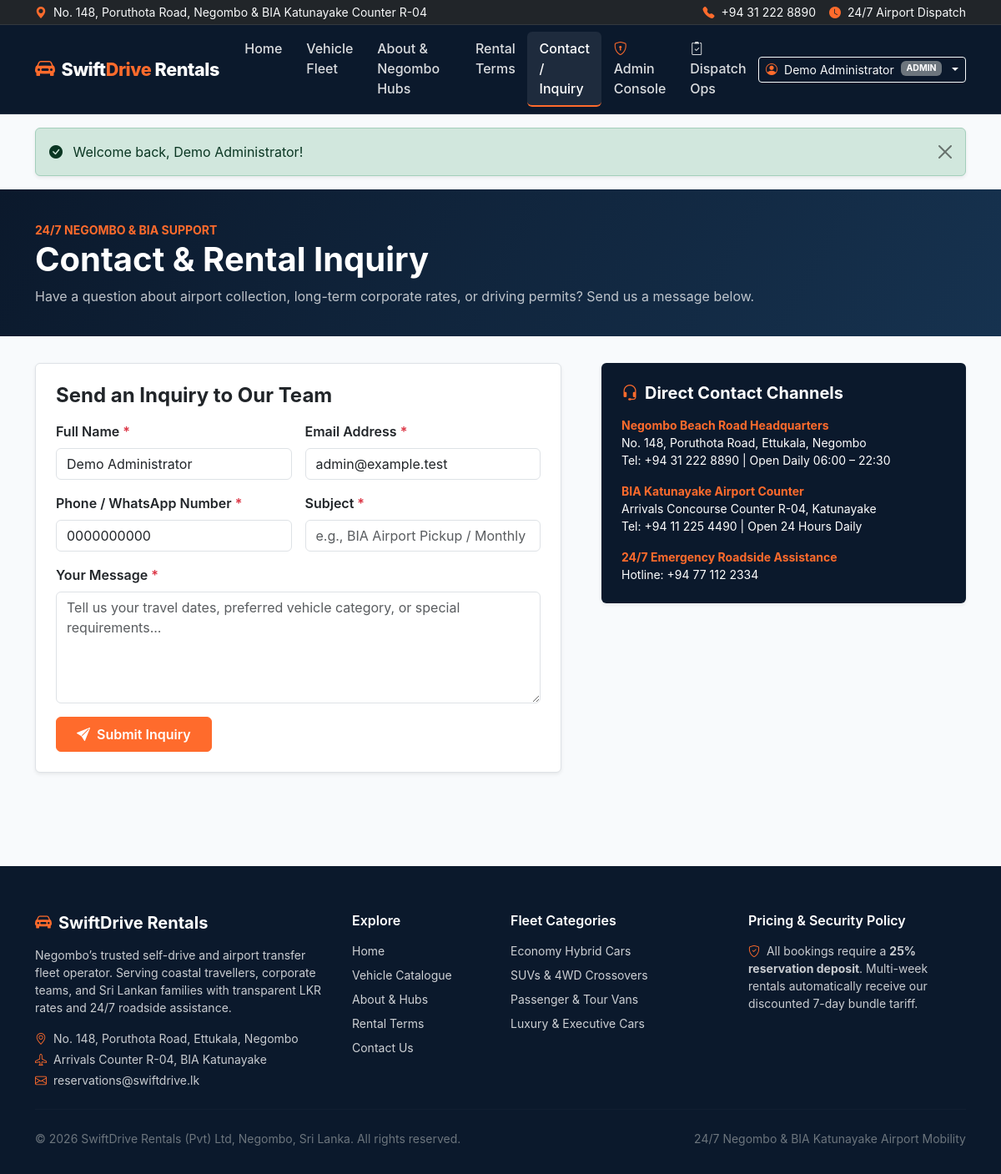
The app's page /contact.php (signed in) with its own data.
### tables this page shows
CREATE TABLE `users` (
    `id` INT UNSIGNED NOT NULL AUTO_INCREMENT,
    `full_name` VARCHAR(120) NOT NULL,
    `email` VARCHAR(160) NOT NULL,
    `phone` VARCHAR(30) NOT NULL,
    `nic_or_passport` VARCHAR(40) DEFAULT NULL,
    `license_number` VARCHAR(50) DEFAULT NULL,
    `address` VARCHAR(255) DEFAULT NULL,
    `password_hash` VARCHAR(255) NOT NULL,
    `role` ENUM('customer', 'staff', 'admin') NOT NULL DEFAULT 'customer',
    `is_active` TINYINT(1) NOT NULL DEFAULT 1,
    `created_at` DATETIME NOT NULL DEFAULT CURRENT_TIMESTAMP,
    `updated_at` DATETIME NOT NULL DEFAULT CURRENT_TIMESTAMP ON UPDATE CURRENT_TIMESTAMP,
    PRIMARY KEY (`id`),
    UNIQUE KEY `uq_users_email` (`email`),
    KEY `idx_users_role_active` (`role`, `is_active`)
);

### includes/helpers.php (called while the page is built, shortened)
<?php
function e(?string $value): string
{
    return htmlspecialchars((string)$value, ENT_QUOTES | ENT_SUBSTITUTE, 'UTF-8');
}
function get_flashes(): array
{
    $messages = $_SESSION['flash_messages'] ?? [];
    return $messages;
}
function base_prefix(): string
{
    $scriptName = str_replace('\\', '/', $_SERVER['SCRIPT_NAME'] ?? '');
    return '';
}
function url(string $path = ''): string
{
    $prefix = base_prefix();
    $cleanPath = ltrim($path, '/');
    return $prefix . $cleanPath;
}

### includes/auth.php (called while the page is built, shortened)
<?php
require_once __DIR__ . '/helpers.php';
function current_user(): ?array
{
    static $cachedUser = null;
    if ($cachedUser !== null && (int)$cachedUser['id'] === (int)$_SESSION['user_id']) {
        return $cachedUser;
    }
    $pdo = Database::getConnection();
    $stmt = $pdo->prepare('SELECT id, full_name, email, phone, nic_or_passport, license_number, address, role, is_active, created_at FROM users WHERE id = :id LIMIT 1');
    $stmt->execute(['id' => (int)$_SESSION['user_id']]);
    $user = $stmt->fetch();
    $cachedUser = $user;
    return $user;
}

### contact.php (the view, shortened to what this page needs)
<?php
require_once __DIR__ . '/includes/auth.php';
$user = current_user();
$formData = [
    'full_name' => $user['full_name'] ?? '',
    'email'     => $user['email'] ?? '',
    'phone'     => $user['phone'] ?? '',
    'subject'   => '',
    'message'   => '',
];
require_once __DIR__ . '/includes/header.php';
?>
<section class="page-header-band">
    <div class="container">
        <span class="text-orange fw-bold text-uppercase small">24/7 Negombo &amp; BIA Support</span>
        <h1 class="fw-bold mb-2">Contact &amp; Rental Inquiry</h1>
        <p class="mb-0 text-light opacity-75">Have a question about airport collection, long-term corporate rates, or driving permits? Send us a message below.</p>
    </div>
</section>
<div class="container pb-5">
    <div class="row g-4 g-lg-5">
        <div class="col-lg-7">
            <div class="card border shadow-sm">
                <div class="card-body p-4">
                    <h2 class="h4 fw-bold mb-3">Send an Inquiry to Our Team</h2>
                    <form action="<?= e(url('contact.php')) ?>" method="post" novalidate>
                        <div class="row g-3">
                            <div class="col-md-6">
                                <label for="full_name" class="form-label fw-semibold">Full Name <span class="text-danger">*</span></label>
                                <input type="text" id="full_name" name="full_name" class="form-control" value="<?= e($formData['full_name']) ?>" required>
                            </div>
                            <div class="col-md-6">
                                <label for="email" class="form-label fw-semibold">Email Address <span class="text-danger">*</span></label>
                                <input type="email" id="email" name="email" class="form-control" value="<?= e($formData['email']) ?>" required>
                            </div>
                            <div class="col-md-6">
                                <label for="phone" class="form-label fw-semibold">Phone / WhatsApp Number <span class="text-danger">*</span></label>
                                <input type="tel" id="phone" name="phone" class="form-control" placeholder="+94 77 123 4567" value="<?= e($formData['phone']) ?>" required>
                            </div>
                            <div class="col-md-6">
                                <label for="subject" class="form-label fw-semibold">Subject <span class="text-danger">*</span></label>
                                <input type="text" id="subject" name="subject" class="form-control" placeholder="e.g., BIA Airport Pickup / Monthly Lease" value="<?= e($formData['subject']) ?>" required>
                            </div>
                            <div class="col-12">
                                <label for="message" class="form-label fw-semibold">Your Message <span class="text-danger">*</span></label>
                                <textarea id="message" name="message" rows="5" class="form-control" placeholder="Tell us your travel dates, preferred vehicle category, or special requirements..." required><?= e($formData['message']) ?></textarea>
                            </div>
                            <div class="col-12">
                                <button type="submit" class="btn btn-accent px-4 py-2">
                                    <i class="bi bi-send-fill me-2"></i>Submit Inquiry
                                </button>
                            </div>
                        </div>
                    </form>
                </div>
            </div>
        </div>
        <div class="col-lg-5">
            <div class="card border-0 shadow-sm bg-navy text-white p-4 mb-4">
                <h3 class="h5 fw-bold mb-3"><i class="bi bi-headset text-orange me-2"></i>Direct Contact Channels</h3>
                <div class="d-flex flex-column gap-3 small">
                    <div>
                        <strong class="d-block text-orange">Negombo Beach Road Headquarters</strong>
                        No. 148, Poruthota Road, Ettukala, Negombo<br>
                        Tel: +94 31 222 8890 | Open Daily 06:00 – 22:30
                    </div>
                    <div>
                        <strong class="d-block text-orange">BIA Katunayake Airport Counter</strong>
                        Arrivals Concourse Counter R-04, Katunayake<br>
                        Tel: +94 11 225 4490 | Open 24 Hours Daily
                    </div>
                    <div>
                        <strong class="d-block text-orange">24/7 Emergency Roadside Assistance</strong>
                        Hotline: +94 77 112 2334
                    </div>
                </div>
            </div>
        </div>
    </div>
</div>
<?php require_once __DIR__ . '/includes/footer.php'; ?>

### includes/header.php (shortened to what this page needs)
<?php
require_once __DIR__ . '/auth.php';
$currentUser = current_user();
$currentPage = basename($_SERVER['SCRIPT_NAME'] ?? 'index.php');
$currentDir  = basename(dirname($_SERVER['SCRIPT_NAME'] ?? ''));
$flashes     = get_flashes();
?>
<!DOCTYPE html>
<html lang="en">
<head>
    <link href="https://cdn.jsdelivr.net/npm/bootstrap@5.3.3/dist/css/bootstrap.min.css" rel="stylesheet">
    <link href="https://cdn.jsdelivr.net/npm/bootstrap-icons@1.11.3/font/bootstrap-icons.min.css" rel="stylesheet">
    <link href="<?= e(url('assets/css/style.css')) ?>" rel="stylesheet">
</head>
<body>
<div class="bg-dark text-light py-1 small border-bottom border-secondary border-opacity-25 no-print">
    <div class="container d-flex flex-wrap justify-content-between align-items-center">
        <div>
            <i class="bi bi-geo-alt-fill text-orange me-1"></i> No. 148, Poruthota Road, Negombo &amp; BIA Katunayake Counter R-04
        </div>
        <div class="d-flex gap-3">
            <span><i class="bi bi-telephone-fill text-orange me-1"></i> +94 31 222 8890</span>
            <span class="d-none d-md-inline"><i class="bi bi-clock-fill text-orange me-1"></i> 24/7 Airport Dispatch</span>
        </div>
    </div>
</div>
<nav class="navbar navbar-expand-lg navbar-dark navbar-swiftdrive sticky-top no-print" aria-label="Main navigation">
    <div class="container">
        <a class="navbar-brand d-flex align-items-center gap-2" href="<?= e(url('index.php')) ?>">
            <i class="bi bi-car-front-fill brand-accent fs-4"></i>
            <span>Swift<span class="brand-accent">Drive</span> Rentals</span>
        </a>
        <div class="collapse navbar-collapse" id="mainNavbar">
            <ul class="navbar-nav me-auto mb-2 mb-lg-0">
                <li class="nav-item">
                    <a class="nav-link <?= ($currentPage === 'index.php' && !in_array($currentDir, ['customer','staff','admin'], true)) ? 'active' : '' ?>" href="<?= e(url('index.php')) ?>">Home</a>
                </li>
                <li class="nav-item">
                    <a class="nav-link <?= in_array($currentPage, ['vehicles.php', 'vehicle.php'], true) ? 'active' : '' ?>" href="<?= e(url('vehicles.php')) ?>">Vehicle Fleet</a>
                </li>
                <li class="nav-item">
                    <a class="nav-link <?= $currentPage === 'about.php' ? 'active' : '' ?>" href="<?= e(url('about.php')) ?>">About &amp; Negombo Hubs</a>
                </li>
                <li class="nav-item">
                    <a class="nav-link <?= $currentPage === 'terms.php' ? 'active' : '' ?>" href="<?= e(url('terms.php')) ?>">Rental Terms</a>
                </li>
                <li class="nav-item">
                    <a class="nav-link <?= $currentPage === 'contact.php' ? 'active' : '' ?>" href="<?= e(url('contact.php')) ?>">Contact / Inquiry</a>
                </li>
                <?php if ($currentUser && $currentUser['role'] === 'customer'): ?>
                    <li class="nav-item">
                        <a class="nav-link <?= $currentDir === 'customer' ? 'active' : '' ?>" href="<?= e(url('customer/bookings.php')) ?>">
                            <i class="bi bi-calendar-check me-1"></i>My Bookings
                        </a>
                    </li>
                <?php elseif ($currentUser && $currentUser['role'] === 'admin'): ?>
                    <li class="nav-item">
                        <a class="nav-link <?= $currentDir === 'admin' ? 'active' : '' ?>" href="<?= e(url('admin/index.php')) ?>">
                            <i class="bi bi-shield-lock me-1 text-orange"></i>Admin Console
                        </a>
                    </li>
                    <li class="nav-item">
                        <a class="nav-link <?= $currentDir === 'staff' ? 'active' : '' ?>" href="<?= e(url('staff/index.php')) ?>">
                            <i class="bi bi-clipboard2-check me-1"></i>Dispatch Ops
                        </a>
                    </li>
                <?php endif; ?>
            </ul>
            <div class="d-flex align-items-center gap-2">
                <?php if ($currentUser): ?>
                    <div class="dropdown">
                        <button class="btn btn-outline-light btn-sm dropdown-toggle d-flex align-items-center gap-2" type="button" data-bs-toggle="dropdown" aria-expanded="false">
                            <i class="bi bi-person-circle text-orange"></i>
                            <span><?= e($currentUser['full_name']) ?></span>
                            <span class="badge bg-secondary text-uppercase"><?= e($currentUser['role']) ?></span>
                        </button>
                    </div>
                <?php else: ?>
                    <a href="<?= e(url('login.php')) ?>" class="btn btn-outline-light btn-sm">Sign In</a>
                    <a href="<?= e(url('register.php')) ?>" class="btn btn-accent btn-sm">Register</a>
                <?php endif; ?>
            </div>
        </div>
    </div>
</nav>
<main id="main-content">
<?php if (!empty($flashes)): ?>
    <div class="container mt-3 no-print">
        <?php foreach ($flashes as $flash): ?>
            <div class="alert alert-<?= e($flash['type']) ?> alert-dismissible fade show shadow-sm" role="alert">
                <?php if ($flash['type'] === 'success'): ?>
                    <i class="bi bi-check-circle-fill me-2"></i>
                <?php elseif ($flash['type'] === 'danger'): ?>
                    <i class="bi bi-exclamation-triangle-fill me-2"></i>
                <?php else: ?>
                    <i class="bi bi-info-circle-fill me-2"></i>
                <?php endif; ?>
                <?= e($flash['message']) ?>
                <button type="button" class="btn-close" data-bs-dismiss="alert" aria-label="Close"></button>
            </div>
        <?php endforeach; ?>
    </div>
<?php endif; ?>

### assets/css/style.css (style rules this page uses)
:root { --sd-navy: #0B192C; --sd-navy-light: #132742; --sd-navy-muted: #1E3A5F; --sd-orange: #FF6B2C; --sd-orange-hover: #E05519; --sd-orange-soft: #FFF1EB; --sd-bg-soft: #F8FAFC; --sd-border: #E2E8F0; --sd-text: #0F172A; --sd-text-muted: #475569; }
body { font-family: 'Inter', system-ui, -apple-system, BlinkMacSystemFont, "Segoe UI", Roboto, sans-serif; color: var(--sd-text); background-color: var(--sd-bg-soft); display: flex; flex-direction: column; min-height: 100vh; }
main { flex: 1 0 auto; }
.navbar-swiftdrive { background-color: var(--sd-navy); border-bottom: 1px solid rgba(255, 255, 255, 0.1); }
.navbar-swiftdrive .navbar-brand { font-weight: 800; letter-spacing: -0.02em; color: #ffffff; font-size: 1.35rem; }
.navbar-swiftdrive .brand-accent { color: var(--sd-orange); }
.navbar-swiftdrive .nav-link { color: rgba(255, 255, 255, 0.85); font-weight: 500; padding: 0.5rem 0.9rem !important; border-radius: 6px; transition: color 0.15s ease, background-color 0.15s ease; }
.navbar-swiftdrive .nav-link:hover, .navbar-swiftdrive .nav-link.active { color: #ffffff; background-color: rgba(255, 255, 255, 0.08); }
.navbar-swiftdrive .nav-link.active { border-bottom: 2px solid var(--sd-orange); }
.btn-accent { background-color: var(--sd-orange); border-color: var(--sd-orange); color: #ffffff; font-weight: 600; }
.page-header-band { background: linear-gradient(120deg, #0B192C 0%, #16324F 100%); color: #ffffff; padding: 2.25rem 0; margin-bottom: 2rem; }
.text-orange { color: var(--sd-orange) !important; }
.bg-navy { background-color: var(--sd-navy) !important; color: #ffffff; }

### records on screen
users: full_name "Demo Administrator", role "ADMIN", email "admin@example.test", phone "0000000000"

### other values on screen
$flash['message'] "Welcome back, Demo Administrator!"
